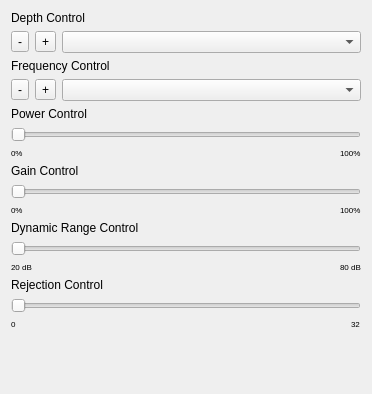
<?xml version="1.0" encoding="UTF-8"?>
<ui version="4.0">
 <class>QmitkUSControlsBModeWidget</class>
 <widget class="QWidget" name="QmitkUSControlsBModeWidget">
  <property name="geometry">
   <rect>
    <x>0</x>
    <y>0</y>
    <width>372</width>
    <height>394</height>
   </rect>
  </property>
  <property name="windowTitle">
   <string>Form</string>
  </property>
  <layout class="QVBoxLayout" name="verticalLayout">
   <item>
    <widget class="QLabel" name="scanningDepthLabel">
     <property name="text">
      <string>Depth Control</string>
     </property>
    </widget>
   </item>
   <item>
    <layout class="QHBoxLayout" name="horizontalLayout">
     <item>
      <widget class="QToolButton" name="scanningDepthNext">
       <property name="text">
        <string>-</string>
       </property>
       <property name="icon">
        <iconset resource="../resources/USUI.qrc">
         <normaloff>:/USUI/zoom-out.png</normaloff>:/USUI/zoom-out.png</iconset>
       </property>
      </widget>
     </item>
     <item>
      <widget class="QToolButton" name="scanningDepthPrev">
       <property name="sizePolicy">
        <sizepolicy hsizetype="Fixed" vsizetype="Fixed">
         <horstretch>0</horstretch>
         <verstretch>0</verstretch>
        </sizepolicy>
       </property>
       <property name="text">
        <string>+</string>
       </property>
       <property name="icon">
        <iconset resource="../resources/USUI.qrc">
         <normaloff>:/USUI/zoom-in.png</normaloff>:/USUI/zoom-in.png</iconset>
       </property>
      </widget>
     </item>
     <item>
      <widget class="QmitkComboBoxStepThrough" name="scanningDepthComboBox"/>
     </item>
    </layout>
   </item>
   <item>
    <widget class="QLabel" name="label">
     <property name="text">
      <string>Frequency Control</string>
     </property>
    </widget>
   </item>
   <item>
    <layout class="QHBoxLayout" name="horizontalLayout_2">
     <item>
      <widget class="QToolButton" name="scanningFrequencyPrev">
       <property name="text">
        <string>-</string>
       </property>
       <property name="icon">
        <iconset resource="../resources/USUI.qrc">
         <normaloff>:/USUI/zoom-out.png</normaloff>:/USUI/zoom-out.png</iconset>
       </property>
      </widget>
     </item>
     <item>
      <widget class="QToolButton" name="scanningFrequencyNext">
       <property name="text">
        <string>+</string>
       </property>
       <property name="icon">
        <iconset resource="../resources/USUI.qrc">
         <normaloff>:/USUI/zoom-in.png</normaloff>:/USUI/zoom-in.png</iconset>
       </property>
      </widget>
     </item>
     <item>
      <widget class="QmitkComboBoxStepThrough" name="scanningFrequencyComboBox"/>
     </item>
    </layout>
   </item>
   <item>
    <widget class="QLabel" name="scanninPowerLabel">
     <property name="text">
      <string>Power Control</string>
     </property>
    </widget>
   </item>
   <item>
    <widget class="QSlider" name="scanningPowerSlider">
     <property name="minimumSize">
      <size>
       <width>0</width>
       <height>15</height>
      </size>
     </property>
     <property name="tracking">
      <bool>true</bool>
     </property>
     <property name="orientation">
      <enum>Qt::Horizontal</enum>
     </property>
     <property name="invertedAppearance">
      <bool>false</bool>
     </property>
     <property name="invertedControls">
      <bool>false</bool>
     </property>
     <property name="tickPosition">
      <enum>QSlider::NoTicks</enum>
     </property>
    </widget>
   </item>
   <item>
    <layout class="QHBoxLayout" name="horizontalLayout_3">
     <item>
      <widget class="QLabel" name="label_2">
       <property name="maximumSize">
        <size>
         <width>16777215</width>
         <height>10</height>
        </size>
       </property>
       <property name="font">
        <font>
         <pointsize>6</pointsize>
        </font>
       </property>
       <property name="text">
        <string>0%</string>
       </property>
      </widget>
     </item>
     <item>
      <spacer name="horizontalSpacer">
       <property name="maximumSize">
        <size>
         <width>16777215</width>
         <height>10</height>
        </size>
       </property>
       <property name="orientation">
        <enum>Qt::Horizontal</enum>
       </property>
       <property name="sizeHint" stdset="0">
        <size>
         <width>40</width>
         <height>20</height>
        </size>
       </property>
      </spacer>
     </item>
     <item>
      <widget class="QLabel" name="label_3">
       <property name="maximumSize">
        <size>
         <width>16777215</width>
         <height>10</height>
        </size>
       </property>
       <property name="font">
        <font>
         <pointsize>6</pointsize>
        </font>
       </property>
       <property name="text">
        <string>100%</string>
       </property>
      </widget>
     </item>
    </layout>
   </item>
   <item>
    <widget class="QLabel" name="scanningGainLabel">
     <property name="text">
      <string>Gain Control</string>
     </property>
    </widget>
   </item>
   <item>
    <widget class="QSlider" name="scanningGainSlider">
     <property name="minimumSize">
      <size>
       <width>0</width>
       <height>15</height>
      </size>
     </property>
     <property name="orientation">
      <enum>Qt::Horizontal</enum>
     </property>
     <property name="tickPosition">
      <enum>QSlider::NoTicks</enum>
     </property>
    </widget>
   </item>
   <item>
    <layout class="QHBoxLayout" name="horizontalLayout_4">
     <item>
      <widget class="QLabel" name="label_4">
       <property name="maximumSize">
        <size>
         <width>16777215</width>
         <height>10</height>
        </size>
       </property>
       <property name="font">
        <font>
         <pointsize>6</pointsize>
        </font>
       </property>
       <property name="text">
        <string>0%</string>
       </property>
      </widget>
     </item>
     <item>
      <spacer name="horizontalSpacer_2">
       <property name="maximumSize">
        <size>
         <width>16777215</width>
         <height>10</height>
        </size>
       </property>
       <property name="orientation">
        <enum>Qt::Horizontal</enum>
       </property>
       <property name="sizeHint" stdset="0">
        <size>
         <width>40</width>
         <height>20</height>
        </size>
       </property>
      </spacer>
     </item>
     <item>
      <widget class="QLabel" name="label_5">
       <property name="maximumSize">
        <size>
         <width>16777215</width>
         <height>10</height>
        </size>
       </property>
       <property name="font">
        <font>
         <pointsize>6</pointsize>
        </font>
       </property>
       <property name="text">
        <string>100%</string>
       </property>
      </widget>
     </item>
    </layout>
   </item>
   <item>
    <widget class="QLabel" name="scanningDynamicRangeLabel">
     <property name="text">
      <string>Dynamic Range Control</string>
     </property>
    </widget>
   </item>
   <item>
    <widget class="QSlider" name="scanningDynamicRangeSlider">
     <property name="minimumSize">
      <size>
       <width>0</width>
       <height>15</height>
      </size>
     </property>
     <property name="orientation">
      <enum>Qt::Horizontal</enum>
     </property>
     <property name="tickPosition">
      <enum>QSlider::NoTicks</enum>
     </property>
    </widget>
   </item>
   <item>
    <layout class="QHBoxLayout" name="horizontalLayout_5">
     <item>
      <widget class="QLabel" name="label_6">
       <property name="maximumSize">
        <size>
         <width>16777215</width>
         <height>10</height>
        </size>
       </property>
       <property name="font">
        <font>
         <pointsize>6</pointsize>
        </font>
       </property>
       <property name="text">
        <string>20 dB</string>
       </property>
      </widget>
     </item>
     <item>
      <spacer name="horizontalSpacer_3">
       <property name="maximumSize">
        <size>
         <width>16777215</width>
         <height>10</height>
        </size>
       </property>
       <property name="orientation">
        <enum>Qt::Horizontal</enum>
       </property>
       <property name="sizeHint" stdset="0">
        <size>
         <width>40</width>
         <height>20</height>
        </size>
       </property>
      </spacer>
     </item>
     <item>
      <widget class="QLabel" name="label_7">
       <property name="maximumSize">
        <size>
         <width>16777215</width>
         <height>10</height>
        </size>
       </property>
       <property name="font">
        <font>
         <pointsize>6</pointsize>
        </font>
       </property>
       <property name="text">
        <string>80 dB</string>
       </property>
      </widget>
     </item>
    </layout>
   </item>
   <item>
    <widget class="QLabel" name="scanningRejectionLabel">
     <property name="text">
      <string>Rejection Control</string>
     </property>
    </widget>
   </item>
   <item>
    <widget class="QSlider" name="scanningRejectionSlider">
     <property name="minimumSize">
      <size>
       <width>0</width>
       <height>15</height>
      </size>
     </property>
     <property name="orientation">
      <enum>Qt::Horizontal</enum>
     </property>
     <property name="tickPosition">
      <enum>QSlider::NoTicks</enum>
     </property>
    </widget>
   </item>
   <item>
    <layout class="QHBoxLayout" name="horizontalLayout_6">
     <item>
      <widget class="QLabel" name="label_8">
       <property name="maximumSize">
        <size>
         <width>16777215</width>
         <height>10</height>
        </size>
       </property>
       <property name="font">
        <font>
         <pointsize>6</pointsize>
        </font>
       </property>
       <property name="text">
        <string>0</string>
       </property>
      </widget>
     </item>
     <item>
      <spacer name="horizontalSpacer_4">
       <property name="maximumSize">
        <size>
         <width>16777215</width>
         <height>10</height>
        </size>
       </property>
       <property name="orientation">
        <enum>Qt::Horizontal</enum>
       </property>
       <property name="sizeHint" stdset="0">
        <size>
         <width>40</width>
         <height>20</height>
        </size>
       </property>
      </spacer>
     </item>
     <item>
      <widget class="QLabel" name="label_9">
       <property name="maximumSize">
        <size>
         <width>16777215</width>
         <height>10</height>
        </size>
       </property>
       <property name="font">
        <font>
         <pointsize>6</pointsize>
        </font>
       </property>
       <property name="text">
        <string>32</string>
       </property>
      </widget>
     </item>
    </layout>
   </item>
   <item>
    <spacer name="verticalSpacer">
     <property name="orientation">
      <enum>Qt::Vertical</enum>
     </property>
     <property name="sizeHint" stdset="0">
      <size>
       <width>20</width>
       <height>40</height>
      </size>
     </property>
    </spacer>
   </item>
  </layout>
 </widget>
 <customwidgets>
  <customwidget>
   <class>QmitkComboBoxStepThrough</class>
   <extends>QComboBox</extends>
   <header>QmitkComboBoxStepThrough.h</header>
   <slots>
    <signal>SignalReachedBegin(bool)</signal>
    <signal>SignalReachedEnd(bool)</signal>
    <slot>OnSetPreviousIndex()</slot>
    <slot>OnSetNextIndex()</slot>
   </slots>
  </customwidget>
 </customwidgets>
 <resources>
  <include location="../resources/USUI.qrc"/>
 </resources>
 <connections>
  <connection>
   <sender>scanningDepthNext</sender>
   <signal>clicked()</signal>
   <receiver>scanningDepthComboBox</receiver>
   <slot>OnSetNextIndex()</slot>
   <hints>
    <hint type="sourcelabel">
     <x>197</x>
     <y>36</y>
    </hint>
    <hint type="destinationlabel">
     <x>107</x>
     <y>35</y>
    </hint>
   </hints>
  </connection>
  <connection>
   <sender>scanningDepthPrev</sender>
   <signal>clicked()</signal>
   <receiver>scanningDepthComboBox</receiver>
   <slot>OnSetPreviousIndex()</slot>
   <hints>
    <hint type="sourcelabel">
     <x>17</x>
     <y>36</y>
    </hint>
    <hint type="destinationlabel">
     <x>107</x>
     <y>35</y>
    </hint>
   </hints>
  </connection>
  <connection>
   <sender>scanningDepthComboBox</sender>
   <signal>SignalReachedBegin(bool)</signal>
   <receiver>scanningDepthPrev</receiver>
   <slot>setDisabled(bool)</slot>
   <hints>
    <hint type="sourcelabel">
     <x>107</x>
     <y>35</y>
    </hint>
    <hint type="destinationlabel">
     <x>17</x>
     <y>36</y>
    </hint>
   </hints>
  </connection>
  <connection>
   <sender>scanningDepthComboBox</sender>
   <signal>SignalReachedEnd(bool)</signal>
   <receiver>scanningDepthNext</receiver>
   <slot>setDisabled(bool)</slot>
   <hints>
    <hint type="sourcelabel">
     <x>107</x>
     <y>35</y>
    </hint>
    <hint type="destinationlabel">
     <x>197</x>
     <y>36</y>
    </hint>
   </hints>
  </connection>
  <connection>
   <sender>scanningFrequencyNext</sender>
   <signal>clicked()</signal>
   <receiver>scanningFrequencyComboBox</receiver>
   <slot>OnSetNextIndex()</slot>
   <hints>
    <hint type="sourcelabel">
     <x>50</x>
     <y>39</y>
    </hint>
    <hint type="destinationlabel">
     <x>136</x>
     <y>39</y>
    </hint>
   </hints>
  </connection>
  <connection>
   <sender>scanningFrequencyPrev</sender>
   <signal>clicked()</signal>
   <receiver>scanningFrequencyComboBox</receiver>
   <slot>OnSetPreviousIndex()</slot>
   <hints>
    <hint type="sourcelabel">
     <x>21</x>
     <y>39</y>
    </hint>
    <hint type="destinationlabel">
     <x>136</x>
     <y>39</y>
    </hint>
   </hints>
  </connection>
  <connection>
   <sender>scanningFrequencyComboBox</sender>
   <signal>SignalReachedBegin(bool)</signal>
   <receiver>scanningFrequencyPrev</receiver>
   <slot>setDisabled(bool)</slot>
   <hints>
    <hint type="sourcelabel">
     <x>136</x>
     <y>39</y>
    </hint>
    <hint type="destinationlabel">
     <x>21</x>
     <y>39</y>
    </hint>
   </hints>
  </connection>
  <connection>
   <sender>scanningFrequencyComboBox</sender>
   <signal>SignalReachedEnd(bool)</signal>
   <receiver>scanningFrequencyNext</receiver>
   <slot>setDisabled(bool)</slot>
   <hints>
    <hint type="sourcelabel">
     <x>136</x>
     <y>39</y>
    </hint>
    <hint type="destinationlabel">
     <x>50</x>
     <y>39</y>
    </hint>
   </hints>
  </connection>
 </connections>
</ui>
